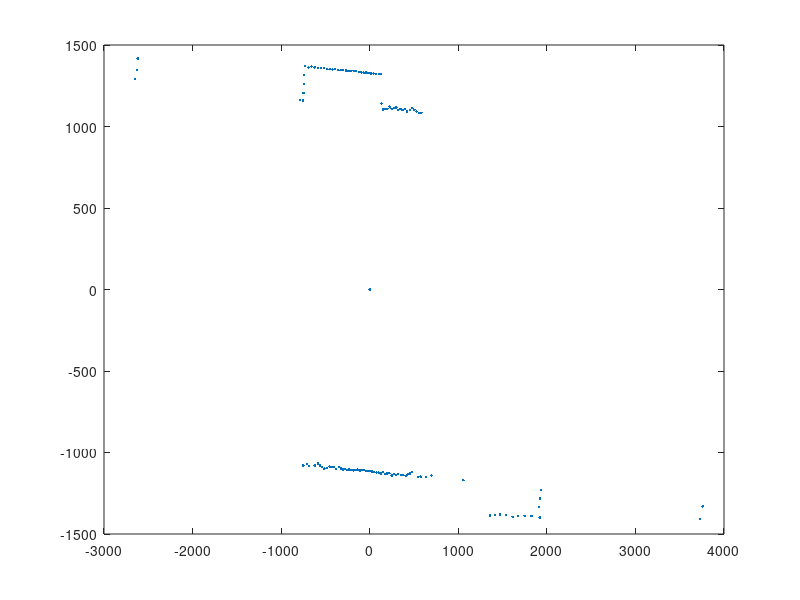

The MATLAB source for this figure:
clear all; clc;close all;
M = importdata('output1.txt');
[m,n] = size(M);

 for j = 1:m   
    k = 0;
    for i = 2:2:n
        k = k +1;
         angle(1,k) = M(1,i);
         distance(1,k) = M(1,i+1);      
%          distance(j,k) = M(j,i);
%          angle(j,k) = M(j,i+1);   
         theta = angle*pi/180;
    end
     x = distance .* cos(theta);
     y = distance .* sin(theta);
%      plot(angle,distance,'.')
 end
plot(x,y,'.')